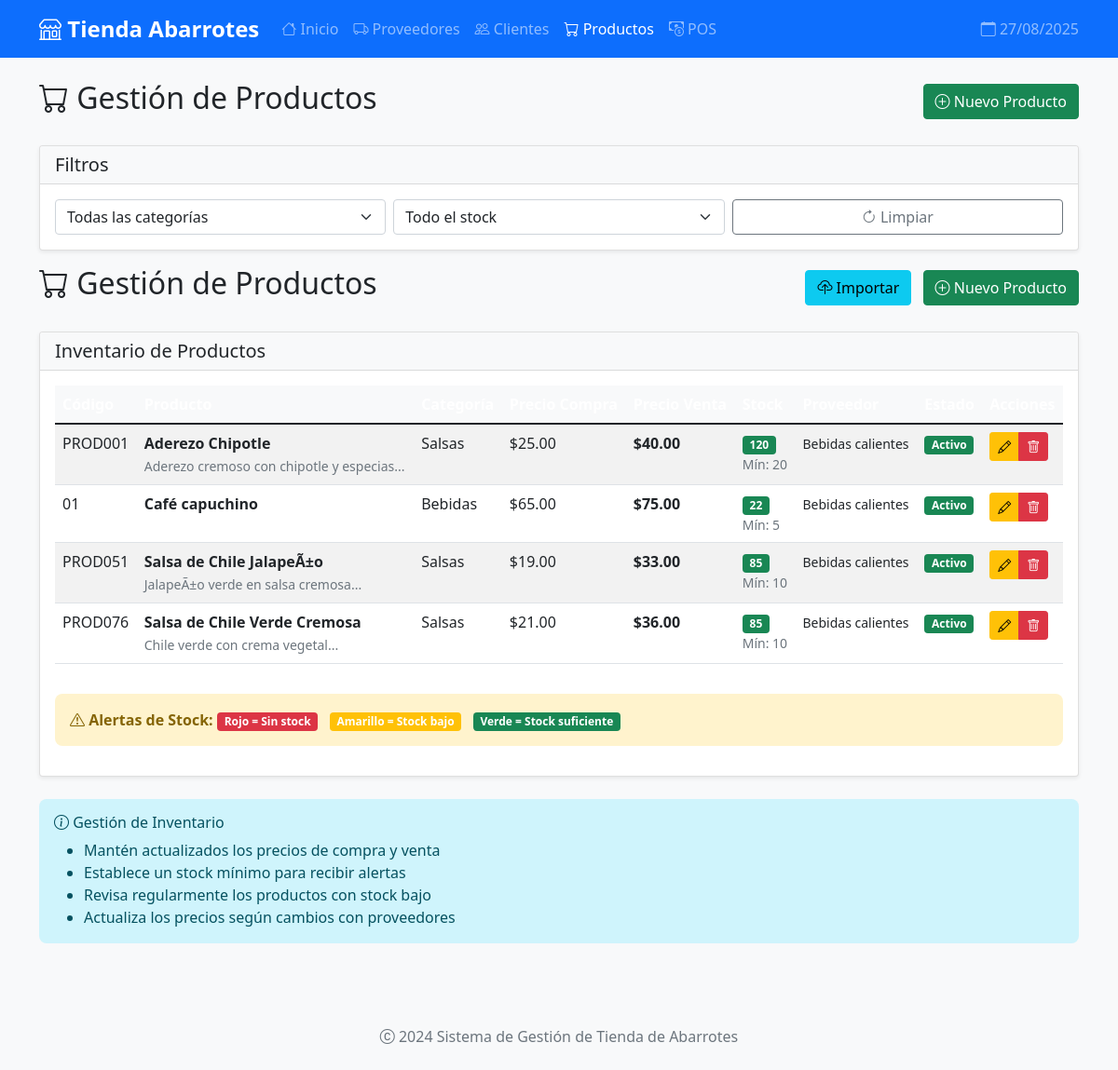
The page /productos on the database its author committed.
### models.py (models this page shows, shortened)
class Producto(db.Model):
    __tablename__ = 'productos'
    id = db.Column(db.Integer, primary_key=True)
    codigo = db.Column(db.String(50), unique=True, nullable=True)  # Cambiado de codigo_barras a codigo
    codigo_barras = db.Column(db.String(50), unique=True, nullable=True)
    nombre = db.Column(db.String(100), nullable=False)
    descripcion = db.Column(db.Text)
    precio_compra = db.Column(db.Float, nullable=False)
    precio_venta = db.Column(db.Float, nullable=False)
    stock = db.Column(db.Integer, default=0)
    stock_minimo = db.Column(db.Integer, default=5)
    categoria = db.Column(db.String(50))
    clave_producto_sat = db.Column(db.String(50))  # Clave SAT
    unidad_medida_sat = db.Column(db.String(20), default='H87')  # H87 = Pieza
    clave_unidad_sat = db.Column(db.String(3), default='E48')  # E48 = Servicio
    objeto_impuesto_sat = db.Column(db.String(2), default='02')  # 02 = Sí causa IVA
    proveedor_id = db.Column(db.Integer, db.ForeignKey('proveedores.id'), nullable=False)
    imagen_url = db.Column(db.String(200), nullable=True)
    fecha_creacion = db.Column(db.DateTime, default=datetime.utcnow)
    activo = db.Column(db.Boolean, default=True)
    def necesita_reabastecimiento(self):
        return self.stock <= self.stock_minimo

class Proveedor(db.Model):
    __tablename__ = 'proveedores'
    id = db.Column(db.Integer, primary_key=True)
    nombre = db.Column(db.String(100), nullable=False)
    contacto = db.Column(db.String(100))
    telefono = db.Column(db.String(20))
    email = db.Column(db.String(100))
    direccion = db.Column(db.Text)
    fecha_creacion = db.Column(db.DateTime, default=datetime.utcnow)
    razon_social = db.Column(db.String(200))
    rfc = db.Column(db.String(13))
    regimen_fiscal = db.Column(db.String(100))
    codigo_postal = db.Column(db.String(5))
    productos = db.relationship('Producto', backref='proveedor_rel', lazy=True)

### app.py (the view)
@app.route('/productos')
def lista_productos():
    categoria = request.args.get('categoria', 'all')
    stock = request.args.get('stock', 'all')
    query = Producto.query
    if categoria != 'all':
        query = query.filter_by(categoria=categoria)
    if stock == 'bajo':
        query = query.filter(Producto.stock <= Producto.stock_minimo)
    elif stock == 'sin':
        query = query.filter(Producto.stock == 0)
    productos = query.order_by(Producto.nombre).all()
    categorias = db.session.query(Producto.categoria).distinct().all()
    categorias = [cat[0] for cat in categorias if cat[0]]
    return render_template('productos/lista.html',
                         productos=productos,
                         categorias=categorias,
                         categoria_seleccionada=categoria,
                         stock_seleccionado=stock)

### app.py (called while the page is built)
@app.context_processor
def inject_global_vars():
    return {
        'now': datetime.now(),
        'current_year': datetime.now().year
    }

### templates/productos/lista.html (shortened to what this page needs)
{% extends "base.html" %}
{% block content %}
<div class="d-flex justify-content-between align-items-center mb-4">
    <h2>
        <i class="bi bi-cart"></i> Gestión de Productos
    </h2>
    <a href="{{ url_for('nuevo_producto') }}" class="btn btn-success">
        <i class="bi bi-plus-circle"></i> Nuevo Producto
    </a>
</div>
<div class="card mb-3">
    <div class="card-header bg-light">
        <h5 class="mb-0">Filtros</h5>
    </div>
    <div class="card-body">
        <form method="GET" class="row g-2">
            <div class="col-md-4">
                <select name="categoria" class="form-select" onchange="this.form.submit()">
                    <option value="all" {% if categoria_seleccionada == 'all' %}selected{% endif %}>Todas las categorías</option>
                </select>
            </div>
            <div class="col-md-4">
                <select name="stock" class="form-select" onchange="this.form.submit()">
                    <option value="all" {% if stock_seleccionado == 'all' %}selected{% endif %}>Todo el stock</option>
                </select>
            </div>
            <div class="col-md-4">
                <a href="{{ url_for('lista_productos') }}" class="btn btn-outline-secondary w-100">
                    <i class="bi bi-arrow-clockwise"></i> Limpiar
                </a>
            </div>
        </form>
    </div>
</div>
<div class="d-flex justify-content-between align-items-center mb-4">
    <h2>
        <i class="bi bi-cart"></i> Gestión de Productos
    </h2>
    <div>
        <a href="{{ url_for('importar_productos') }}" class="btn btn-info me-2">
            <i class="bi bi-cloud-upload"></i> Importar
        </a>
        <a href="{{ url_for('nuevo_producto') }}" class="btn btn-success">
            <i class="bi bi-plus-circle"></i> Nuevo Producto
        </a>
    </div>
</div>
<div class="card">
    <div class="card-header bg-light">
        <h5 class="mb-0">Inventario de Productos</h5>
    </div>
    <div class="card-body">
        {% if productos %}
        <div class="table-responsive">
            <table class="table table-striped table-hover">
                <thead class="table-dark">
                    <tr>
                        <th>Código</th>
                        <th>Producto</th>
                        <th>Categoría</th>
                        <th>Precio Compra</th>
                        <th>Precio Venta</th>
                        <th>Stock</th>
                        <th>Proveedor</th>
                        <th>Estado</th>
                        <th>Acciones</th>
                    </tr>
                </thead>
                <tbody>
                    {% for producto in productos %}
                    <tr class="{% if producto.stock == 0 %}table-danger{% elif producto.necesita_reabastecimiento() %}table-warning{% endif %}">
                        <td>{{ producto.codigo or 'N/A' }}</td>
                        <td>
                            <strong>{{ producto.nombre }}</strong>
                            {% if producto.descripcion %}
                            <br>
                            <small class="text-muted">{{ producto.descripcion[:50] }}...</small>
                            {% endif %}
                        </td>
                        <td>{{ producto.categoria or 'General' }}</td>
                        <td>${{ "%.2f"|format(producto.precio_compra) }}</td>
                        <td>
                            <strong>${{ "%.2f"|format(producto.precio_venta) }}</strong>
                        </td>
                        <td>
                            <span class="badge {% if producto.stock == 0 %}bg-danger{% elif producto.necesita_reabastecimiento() %}bg-warning{% else %}bg-success{% endif %}">
                                {{ producto.stock }}
                            </span>
                            {% if producto.stock_minimo %}
                            <small class="text-muted d-block">Mín: {{ producto.stock_minimo }}</small>
                            {% endif %}
                        </td>
                        <td>
                            <small>{{ producto.proveedor_rel.nombre }}</small>
                        </td>
                        <td>
                            {% if producto.activo %}
                            <span class="badge bg-success">Activo</span>
                            {% else %}
                            <span class="badge bg-secondary">Inactivo</span>
                            {% endif %}
                        </td>
                        <td>
                            <div class="btn-group" role="group">
                                <a href="{{ url_for('editar_producto', id=producto.id) }}"
                                   class="btn btn-warning btn-sm"
                                   data-bs-toggle="tooltip"
                                   title="Editar producto">
                                    <i class="bi bi-pencil"></i>
                                </a>
                                <a href="{{ url_for('eliminar_producto', id=producto.id) }}"
                                   class="btn btn-danger btn-sm btn-delete"
                                   data-bs-toggle="tooltip"
                                   title="Eliminar producto"
                                   onclick="return confirm('¿Estás seguro de eliminar {{ producto.nombre }}?')">
                                    <i class="bi bi-trash"></i>
                                </a>
                            </div>
                        </td>
                    </tr>
                    {% endfor %}
                </tbody>
            </table>
        </div>
        <div class="row mt-3">
            <div class="col-md-12">
                <div class="alert alert-warning">
                    <i class="bi bi-exclamation-triangle"></i>
                    <strong>Alertas de Stock:</strong>
                    <span class="badge bg-danger">Rojo = Sin stock</span>
                    <span class="badge bg-warning ms-2">Amarillo = Stock bajo</span>
                    <span class="badge bg-success ms-2">Verde = Stock suficiente</span>
                </div>
            </div>
        </div>
        {% endif %}
    </div>
</div>
<div class="row mt-4">
    <div class="col-md-12">
        <div class="alert alert-info">
            <h6><i class="bi bi-info-circle"></i> Gestión de Inventario</h6>
            <ul class="mb-0">
                <li>Mantén actualizados los precios de compra y venta</li>
                <li>Establece un stock mínimo para recibir alertas</li>
                <li>Revisa regularmente los productos con stock bajo</li>
                <li>Actualiza los precios según cambios con proveedores</li>
            </ul>
        </div>
    </div>
</div>
{% endblock %}

### static/css/style.css (style rules this page uses)
body { background-color: #f8f9fa; font-family: 'Segoe UI', Tahoma, Geneva, Verdana, sans-serif; }
.card { box-shadow: 0 0.125rem 0.25rem rgba(0, 0, 0, 0.075); border: 1px solid rgba(0, 0, 0, 0.125); transition: all 0.3s ease; }
.table th { background-color: #f8f9fa; border-top: none; font-weight: 600; }
.btn-sm { padding: 0.25rem 0.5rem; font-size: 0.875rem; }
.badge { font-size: 0.75em; }
.alert { border: none; border-radius: 0.5rem; }
.alert-warning { background-color: #fff3cd; color: #856404; }

### rows shown on the page
Producto: codigo "PROD001", nombre "Aderezo Chipotle", descripcion "Aderezo cremoso con chipotle y especias", categoria "Salsas", precio_compra "25.00", precio_venta "40.00", stock "120", stock_minimo "20", proveedor_rel.nombre "Bebidas calientes", activo "Activo"
Producto: codigo "01", nombre "Café capuchino", categoria "Bebidas", precio_compra "65.00", precio_venta "75.00", stock "22", stock_minimo "5", proveedor_rel.nombre "Bebidas calientes", activo "Activo"
Producto: codigo "PROD051", nombre "Salsa de Chile JalapeÃ±o", descripcion "JalapeÃ±o verde en salsa cremosa", categoria "Salsas", precio_compra "19.00", precio_venta "33.00", stock "85", stock_minimo "10", proveedor_rel.nombre "Bebidas calientes", activo "Activo"
Producto: codigo "PROD076", nombre "Salsa de Chile Verde Cremosa", descripcion "Chile verde con crema vegetal", categoria "Salsas", precio_compra "21.00", precio_venta "36.00", stock "85", stock_minimo "10", proveedor_rel.nombre "Bebidas calientes", activo "Activo"
